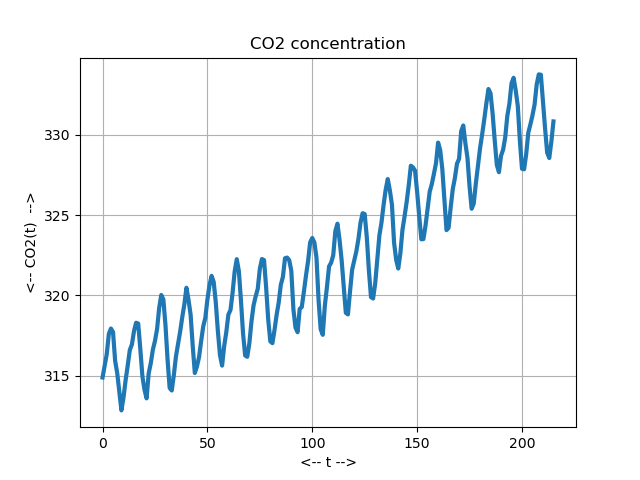

Write the Python code that produced this figure.
#! /usr/bin/env python3
#
def fft_co2_test ( ):

#*****************************************************************************80
#
## fft_co2_test() tests the scipy() FFT function on CO2 data
#
#  Licensing:
#
#    This code is distributed under the MIT license. 
#
#  Modified:
#
#    26 December 2024
#
#  Author:
#
#    John Burkardt
#
  from scipy.fft import fft
  from scipy.fft import ifft
  import matplotlib.pyplot as plt
  import numpy as np

  print ( '' )
  print ( 'fft_co2_test():' )
  print ( '  Use fft() and ifft() to analyze variation in CO2 levels. ' )

  data = np.loadtxt ( 'co2_data.txt' )

  y = data[:,1]
  n = len ( y )
  t = np.arange ( n )

  plt.clf ( )
  plt.plot ( t, y, linewidth = 3 )
  plt.grid ( True )
  plt.xlabel ( '<-- t -->' )
  plt.ylabel ( '<-- CO2(t)  -->' )
  plt.title ( 'CO2 concentration' )
  filename = 'fft_co2_test.png'
  plt.savefig ( filename )
  print ( '  Graphics saved as "' + filename + '"' )
  plt.close ( )

  B = 300.81
  d = 14.18
  alpha = 0.0037
  y = y - B - d * np.exp ( alpha * t )

  plt.clf ( )
  plt.plot ( t, y, linewidth = 3 )
  plt.grid ( True )
  plt.xlabel ( '<-- t -->' )
  plt.ylabel ( '<-- CO2(t)  -->' )
  plt.title ( 'CO2 concentration after trend removal' )
  filename = 'fft_co2_detrended.png'
  plt.savefig ( filename )
  print ( '  Graphics saved as "' + filename + '"' )
  plt.close ( )

  z = fft ( y )
  nh = n // 2 + 1
  omega = np.arange ( nh )
# power = np.sqrt ( z * np.conj ( z ) ) / np.sqrt ( nh )
  power = np.abs ( z ) / np.sqrt ( nh )

  plt.clf ( )
  plt.plot ( omega, power[0:nh], linewidth = 3 )
  plt.grid ( True )
  plt.xlabel ( '<-- frequency -->' )
  plt.ylabel ( '<-- power  -->' )
  plt.title ( 'CO2 periodogram' )
  filename = 'fft_co2_periodogram.png'
  plt.savefig ( filename )
  print ( '  Graphics saved as "' + filename + '"' )
  plt.close ( )

  return

if ( __name__ == "__main__" ):
  fft_co2_test ( )
